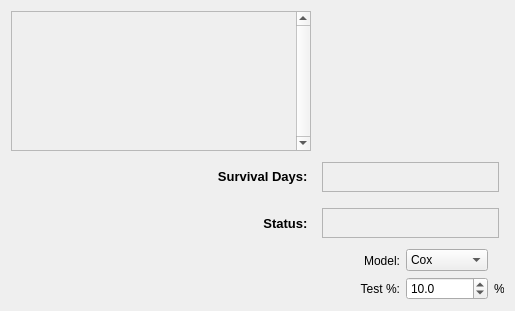
<?xml version="1.0" encoding="UTF-8"?>
<ui version="4.0">
 <class>kaplanmeierTab</class>
 <widget class="QWidget" name="kaplanmeierTab">
  <property name="geometry">
   <rect>
    <x>0</x>
    <y>0</y>
    <width>515</width>
    <height>311</height>
   </rect>
  </property>
  <property name="maximumSize">
   <size>
    <width>16777215</width>
    <height>16777215</height>
   </size>
  </property>
  <property name="windowTitle">
   <string>Form</string>
  </property>
  <layout class="QHBoxLayout" name="horizontalLayout">
   <item>
    <layout class="QGridLayout" name="gridLayout" rowstretch="0,0,0,0">
     <property name="sizeConstraint">
      <enum>QLayout::SetNoConstraint</enum>
     </property>
     <property name="verticalSpacing">
      <number>6</number>
     </property>
     <item row="0" column="1">
      <widget class="PlotWidget" name="plotWidget" native="true">
       <property name="autoFillBackground">
        <bool>false</bool>
       </property>
       <property name="styleSheet">
        <string notr="true"/>
       </property>
      </widget>
     </item>
     <item row="2" column="0">
      <widget class="QLabel" name="labelStatus">
       <property name="font">
        <font>
         <pointsize>10</pointsize>
         <weight>75</weight>
         <bold>true</bold>
        </font>
       </property>
       <property name="text">
        <string>Status: </string>
       </property>
       <property name="alignment">
        <set>Qt::AlignRight|Qt::AlignTrailing|Qt::AlignVCenter</set>
       </property>
      </widget>
     </item>
     <item row="0" column="0">
      <widget class="QScrollArea" name="scrollArea">
       <property name="enabled">
        <bool>true</bool>
       </property>
       <property name="maximumSize">
        <size>
         <width>300</width>
         <height>16777215</height>
        </size>
       </property>
       <property name="autoFillBackground">
        <bool>false</bool>
       </property>
       <property name="styleSheet">
        <string notr="true"/>
       </property>
       <property name="verticalScrollBarPolicy">
        <enum>Qt::ScrollBarAlwaysOn</enum>
       </property>
       <property name="horizontalScrollBarPolicy">
        <enum>Qt::ScrollBarAsNeeded</enum>
       </property>
       <property name="sizeAdjustPolicy">
        <enum>QAbstractScrollArea::AdjustToContents</enum>
       </property>
       <property name="widgetResizable">
        <bool>true</bool>
       </property>
       <widget class="QWidget" name="scroll_widget">
        <property name="geometry">
         <rect>
          <x>0</x>
          <y>0</y>
          <width>285</width>
          <height>139</height>
         </rect>
        </property>
       </widget>
      </widget>
     </item>
     <item row="1" column="0">
      <widget class="QLabel" name="labelDays">
       <property name="font">
        <font>
         <pointsize>10</pointsize>
         <weight>75</weight>
         <italic>false</italic>
         <bold>true</bold>
         <strikeout>false</strikeout>
         <kerning>true</kerning>
        </font>
       </property>
       <property name="text">
        <string>Survival Days: </string>
       </property>
       <property name="textFormat">
        <enum>Qt::RichText</enum>
       </property>
       <property name="alignment">
        <set>Qt::AlignRight|Qt::AlignTrailing|Qt::AlignVCenter</set>
       </property>
      </widget>
     </item>
     <item row="2" column="1">
      <layout class="QHBoxLayout" name="status_layout">
       <property name="sizeConstraint">
        <enum>QLayout::SetNoConstraint</enum>
       </property>
       <item>
        <widget class="QWidget" name="status_widget" native="true">
         <property name="enabled">
          <bool>false</bool>
         </property>
         <property name="minimumSize">
          <size>
           <width>100</width>
           <height>40</height>
          </size>
         </property>
         <property name="maximumSize">
          <size>
           <width>16777215</width>
           <height>40</height>
          </size>
         </property>
         <property name="autoFillBackground">
          <bool>false</bool>
         </property>
         <property name="styleSheet">
          <string notr="true">margin:5px; border:1px solid rgb(180,180, 180);</string>
         </property>
        </widget>
       </item>
      </layout>
     </item>
     <item row="3" column="1">
      <layout class="QHBoxLayout" name="horizontalLayout_3">
       <item>
        <layout class="QVBoxLayout" name="labels_layout">
         <item>
          <widget class="QLabel" name="label">
           <property name="layoutDirection">
            <enum>Qt::RightToLeft</enum>
           </property>
           <property name="text">
            <string>Model:</string>
           </property>
           <property name="alignment">
            <set>Qt::AlignRight|Qt::AlignTrailing|Qt::AlignVCenter</set>
           </property>
          </widget>
         </item>
         <item>
          <widget class="QLabel" name="label_2">
           <property name="layoutDirection">
            <enum>Qt::RightToLeft</enum>
           </property>
           <property name="text">
            <string>Test %:</string>
           </property>
           <property name="alignment">
            <set>Qt::AlignRight|Qt::AlignTrailing|Qt::AlignVCenter</set>
           </property>
          </widget>
         </item>
        </layout>
       </item>
       <item>
        <layout class="QVBoxLayout" name="params_layout">
         <item>
          <widget class="QComboBox" name="model_box">
           <property name="currentText">
            <string>Cox</string>
           </property>
           <item>
            <property name="text">
             <string>Cox</string>
            </property>
           </item>
          </widget>
         </item>
         <item>
          <widget class="QDoubleSpinBox" name="test_box">
           <property name="suffix">
            <string/>
           </property>
           <property name="decimals">
            <number>1</number>
           </property>
           <property name="maximum">
            <double>90.000000000000000</double>
           </property>
           <property name="value">
            <double>10.000000000000000</double>
           </property>
          </widget>
         </item>
        </layout>
       </item>
       <item>
        <layout class="QVBoxLayout" name="udm_layout">
         <item>
          <widget class="QLabel" name="null_2">
           <property name="minimumSize">
            <size>
             <width>10</width>
             <height>0</height>
            </size>
           </property>
           <property name="maximumSize">
            <size>
             <width>10</width>
             <height>16777215</height>
            </size>
           </property>
           <property name="text">
            <string/>
           </property>
          </widget>
         </item>
         <item>
          <widget class="QLabel" name="percentage">
           <property name="minimumSize">
            <size>
             <width>10</width>
             <height>0</height>
            </size>
           </property>
           <property name="maximumSize">
            <size>
             <width>10</width>
             <height>16777215</height>
            </size>
           </property>
           <property name="text">
            <string>%</string>
           </property>
          </widget>
         </item>
        </layout>
       </item>
      </layout>
     </item>
     <item row="1" column="1">
      <layout class="QHBoxLayout" name="survival_layout">
       <property name="sizeConstraint">
        <enum>QLayout::SetNoConstraint</enum>
       </property>
       <item>
        <widget class="QWidget" name="survival_widget" native="true">
         <property name="enabled">
          <bool>false</bool>
         </property>
         <property name="minimumSize">
          <size>
           <width>100</width>
           <height>40</height>
          </size>
         </property>
         <property name="maximumSize">
          <size>
           <width>16777215</width>
           <height>40</height>
          </size>
         </property>
         <property name="autoFillBackground">
          <bool>false</bool>
         </property>
         <property name="styleSheet">
          <string notr="true">margin:5px; border:1px solid rgb(180, 180, 180);</string>
         </property>
        </widget>
       </item>
      </layout>
     </item>
     <item row="3" column="0">
      <layout class="QVBoxLayout" name="stats_layout"/>
     </item>
    </layout>
   </item>
  </layout>
 </widget>
 <customwidgets>
  <customwidget>
   <class>PlotWidget</class>
   <extends>QWidget</extends>
   <header location="global">pyqtgraph</header>
   <container>1</container>
  </customwidget>
 </customwidgets>
 <resources/>
 <connections/>
</ui>
